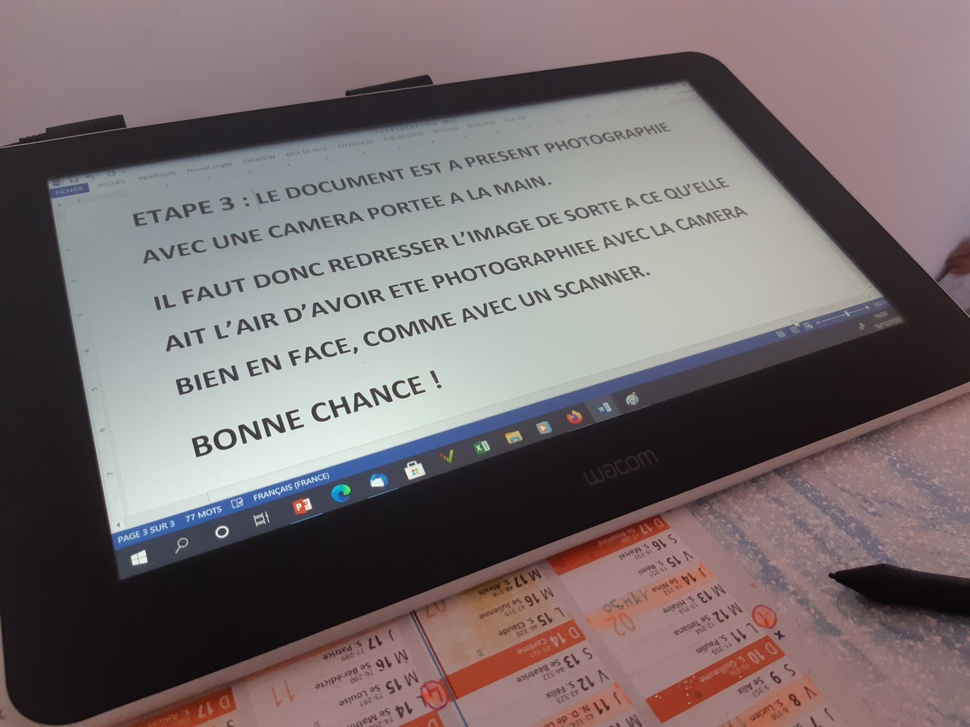
#> input picture img/image3.jpg, 970 x 727 px, shrunk from 4608 x 3456 before the run
$ python -i processing.py   (imports and definitions only)
#> lines starting #> are read from the running program, lines starting #| are printed output that depends on the picture
# -*- coding: utf-8 -*-
"""

This module contains functions for processing input image

"""

import cv2
import numpy as np
import matplotlib.pyplot as plt

def apply_blur_filter(img:np.ndarray, kernel_size=5):
    """Apply a 5x5 kernel and apply the filter to gray scale image

    Args:
        img (np.ndarray): src image
        kernel_size (int, optional): kernel size of the correlation kernel. Defaults to 5.

    Returns:
        np.ndarray: blur img

    """
#> called with kernel_size = 5
    # Convert RGB to gray shade
    gray = cv2.cvtColor(img, cv2.COLOR_RGB2GRAY)
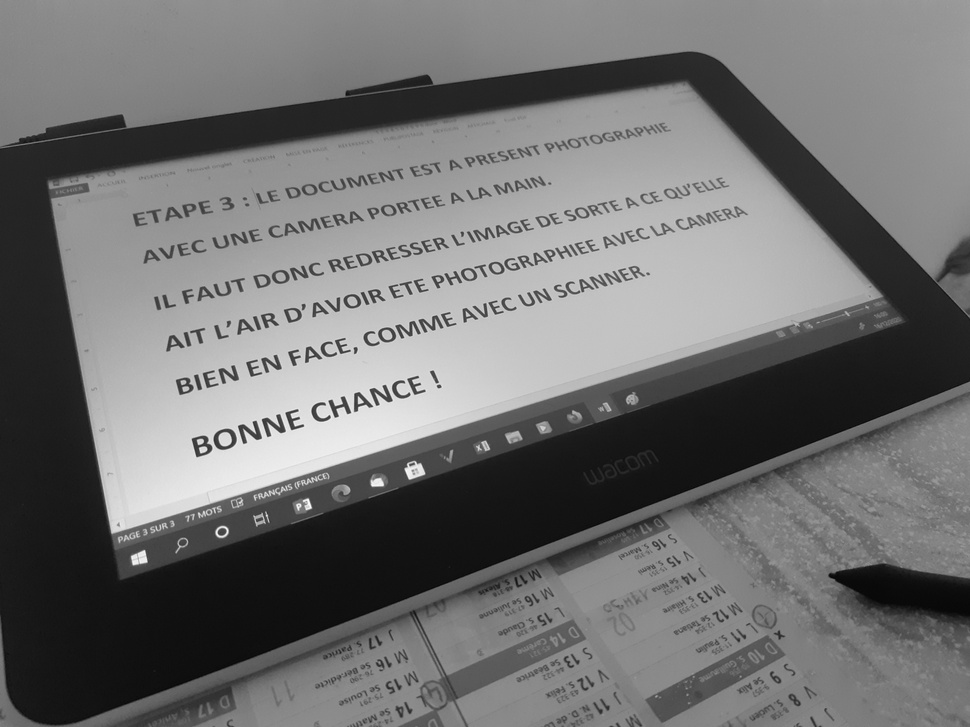
#> gray: shape (727, 970); min 5, max 253, mean 112.5

    # Kernel parameters
    kernel = np.ones((kernel_size, kernel_size), np.float32) / (kernel_size**2)
    blur_img = cv2.filter2D(gray, -1, kernel)
    plt.imshow(cv2.cvtColor(blur_img, cv2.COLOR_BGR2RGB))
    plt.title('Blur filter applied')
    plt.show()

    return blur_img

def apply_otsu_threshold(img:np.ndarray, thresh=250, maxval=255):
    """Apply OTSU threshold with tresh as threshold value and maxval as
    maximum value to use with the THRESH_BINARY and THRESH_BINARY_INV
    thresholding types

    Args:
        img (np.ndarray): Source, an 8-bit single-channel image.
        thresh (int, optional): threshold value. Defaults to 250.
        maxval (int, optional): maximum value. Defaults to 255.

    Returns:
        np.ndarray: the computed threshold with OTSU method

    """
    __, thresh_img = cv2.threshold(img, thresh, maxval, cv2.THRESH_OTSU)
    plt.imshow(cv2.cvtColor(thresh_img, cv2.COLOR_BGR2RGB))
    plt.title('Otsu treshold applied')
    plt.show()

    return thresh_img

>>> import cv2
>>> picture = cv2.cvtColor(cv2.imread('../img/image3.jpg'), cv2.COLOR_BGR2RGB)
>>> result = apply_blur_filter(picture)

$ run again, on img/image4.jpg
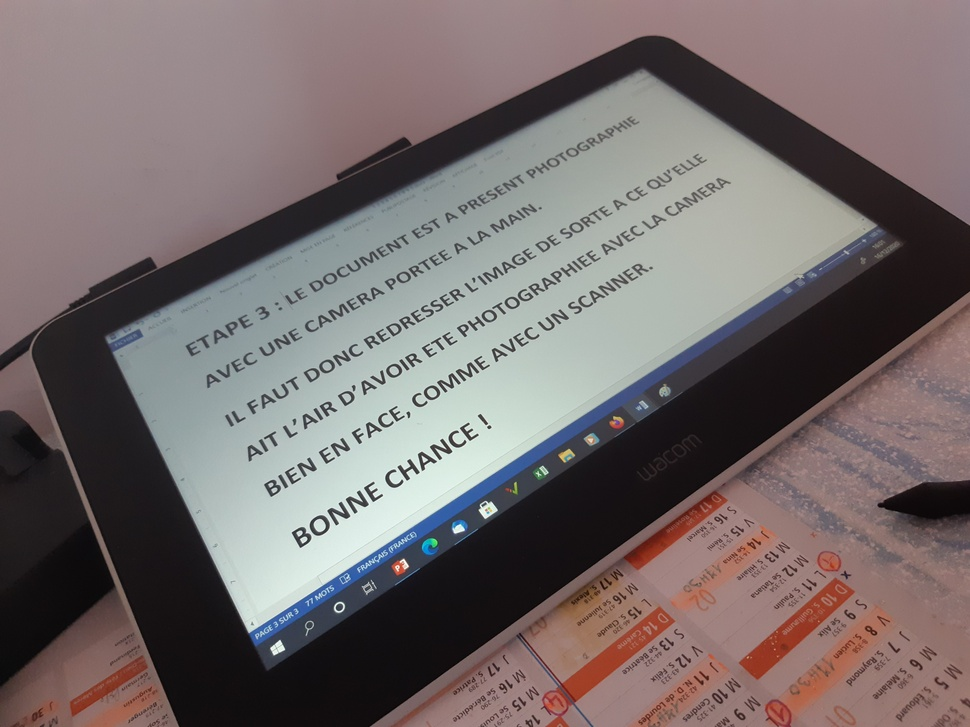
#> input picture img/image4.jpg, 970 x 727 px, shrunk from 4608 x 3456 before the run
#> in apply_blur_filter, `gray = cv2.cvtColor(img, cv2.COLOR_RGB2GRAY)`:
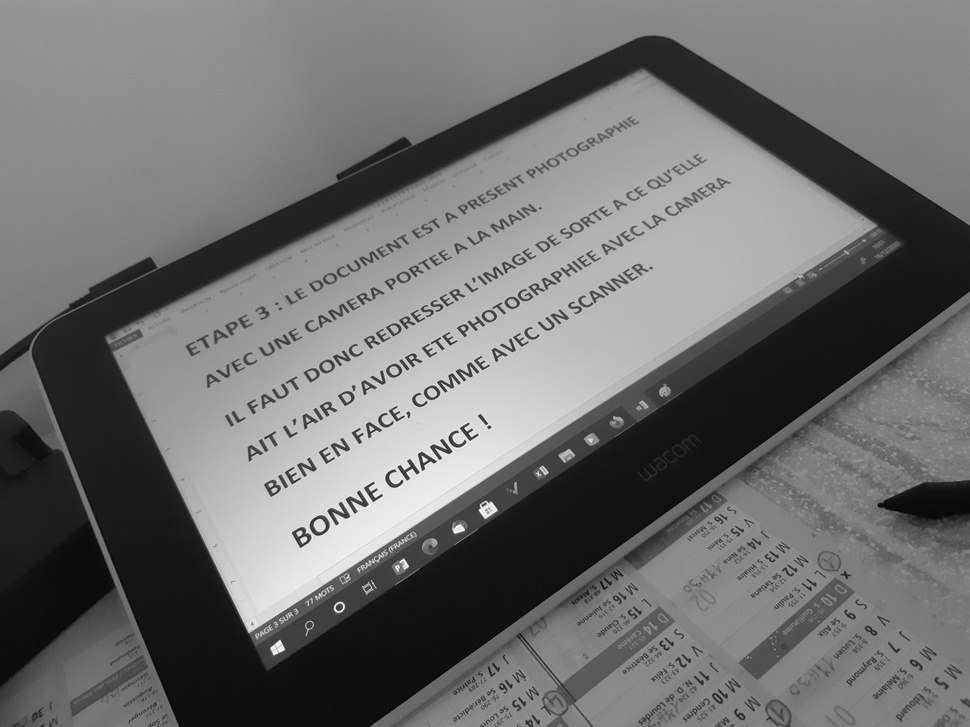
#> gray: shape (727, 970); min 2, max 254, mean 111.5

$ run again, on img/image1.png
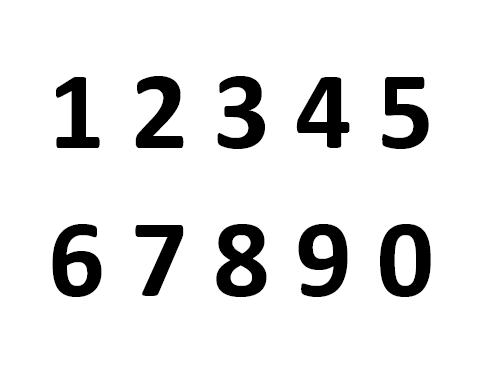
#> input picture img/image1.png, 497 x 365 px
#> picture is the input picture: shape (365, 497, 3); min 0, max 255, mean 228
#> in apply_blur_filter, `blur_img = cv2.filter2D(gray, -1, kernel)`:
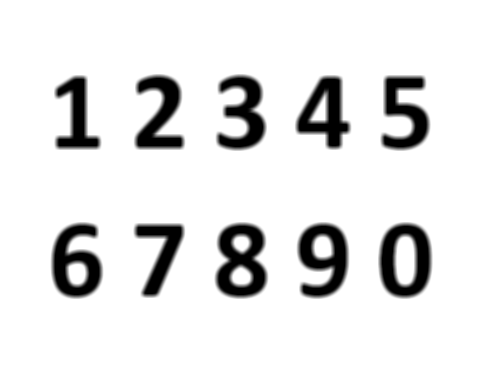
#> blur_img: shape (365, 497); min 0, max 255, mean 228

$ run again, on img/image2.png
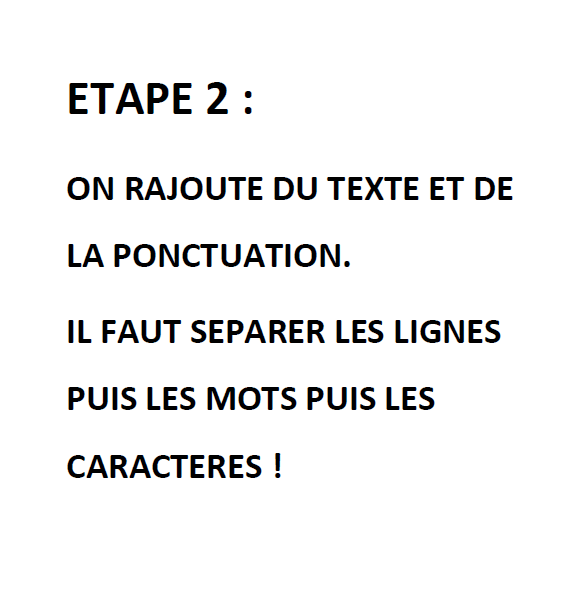
#> input picture img/image2.png, 575 x 608 px
#> in apply_blur_filter, `gray = cv2.cvtColor(img, cv2.COLOR_RGB2GRAY)`:
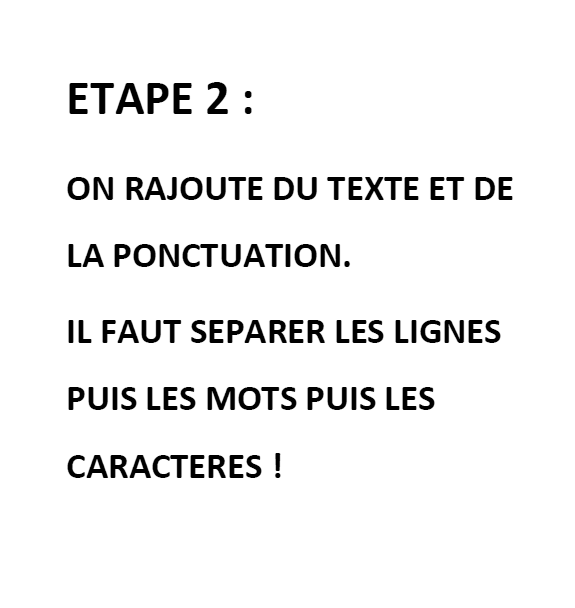
#> gray: shape (608, 575); min 0, max 255, mean 241.2
#> in apply_blur_filter, `blur_img = cv2.filter2D(gray, -1, kernel)`:
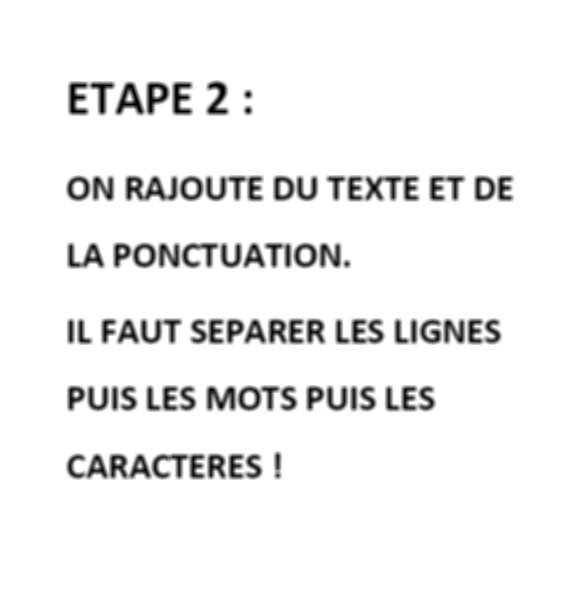
#> blur_img: shape (608, 575); min 0, max 255, mean 241.2
